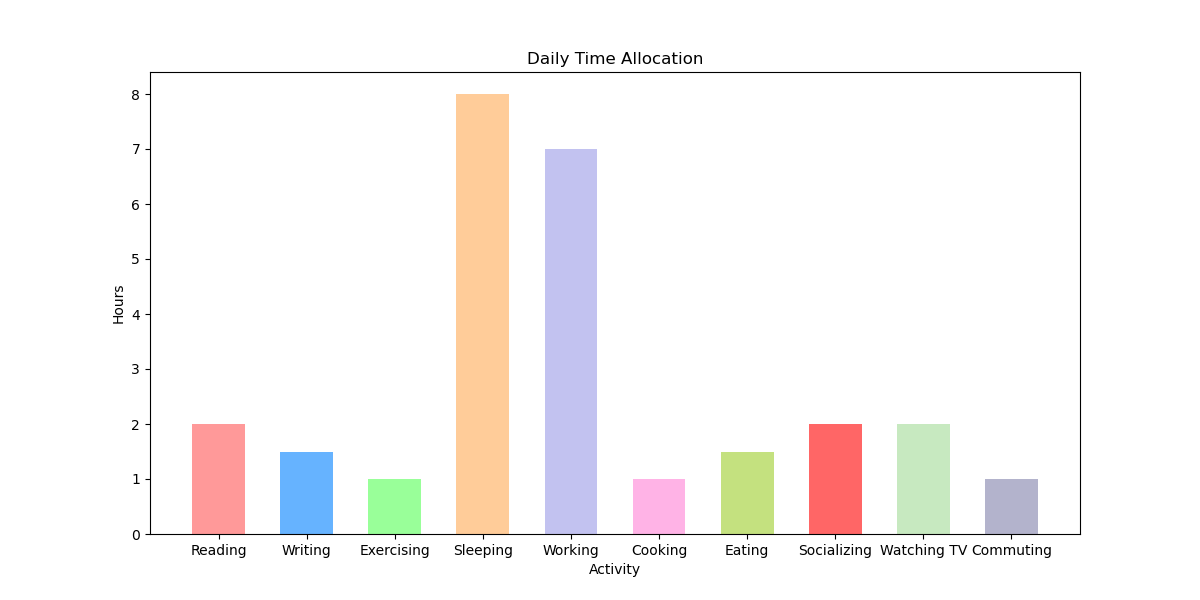

This figure's Python source:

import matplotlib.pyplot as plt

# Time spent on daily activities
activities = [
    "Reading", "Writing", "Exercising", "Sleeping", "Working", 
    "Cooking", "Eating", "Socializing", "Watching TV", "Commuting"
]
hours = [2, 1.5, 1, 8, 7, 1, 1.5, 2, 2, 1]

# Color scheme using specific color codes for each activity
colors = [
    '#ff9999','#66b3ff','#99ff99','#ffcc99','#c2c2f0',
    '#ffb3e6','#c4e17f','#ff6666','#c7e9c0','#b3b3cc'
]

# Create vertical bar chart
plt.figure(figsize=(12, 6))  # Width and height of the chart
plt.bar(activities, hours, color=colors, width=0.6)  # Bar color and band width

# Set the title and labels
plt.title('Daily Time Allocation')
plt.ylabel('Hours')
plt.xlabel('Activity')

# Display the bar chart
plt.show()
